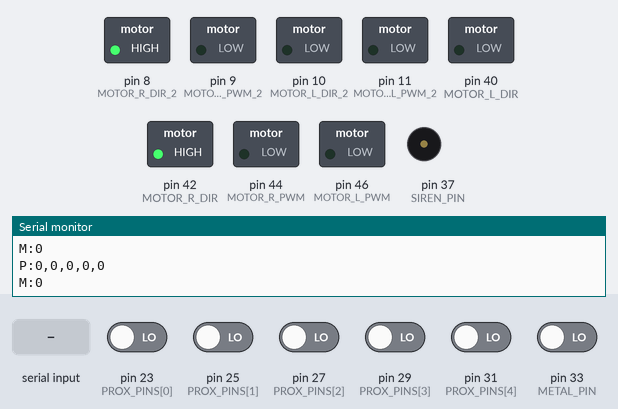
The sketch below on a simulated Arduino Mega 2560, built with avr-gcc and run on an emulated ATmega2560. On the bench: switched loads named in the sketch (green lamp = pin HIGH), buzzer (waves = sounding, pin HIGH), the last lines printed to the serial monitor. The inputs (shaded band) are chosen by the test bench; at power-on: pin 23 (PROX_PINS[0]), pin 25 (PROX_PINS[1]), pin 27 (PROX_PINS[2]), pin 29 (PROX_PINS[3]), pin 31 (PROX_PINS[4]), pin 33 (METAL_PIN) LOW.

Above: at 1.2 s.
1.3 s: pin 23 (PROX_PINS[0]) driven HIGH
At 2.4 s:
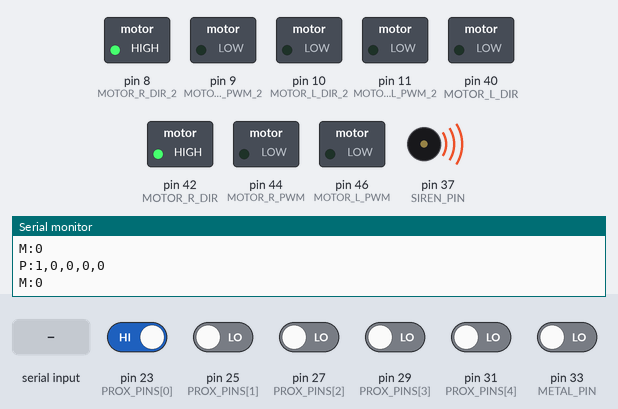
2.8 s: "s\n" received over Serial
At 3.5 s:
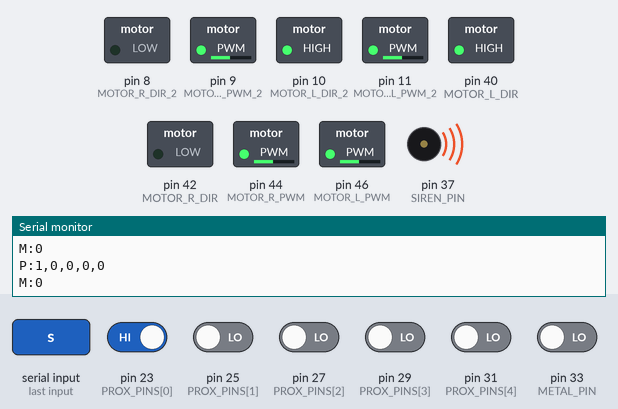
4.3 s: byte 119 ('w') received over Serial
At 4.6 s:
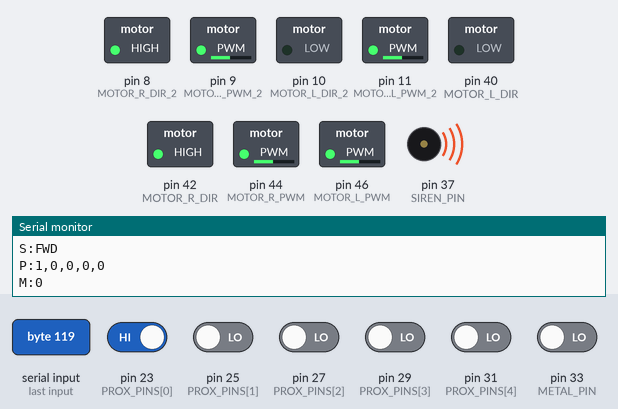
5.8 s: byte 97 ('a') received over Serial
At 7.0 s:
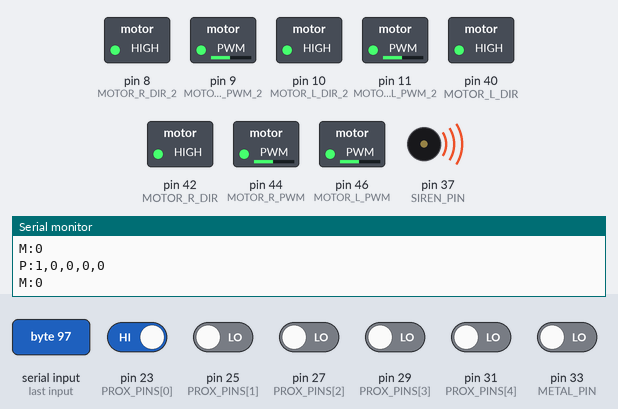
7.3 s: byte 100 ('d') received over Serial
At 8.1 s:
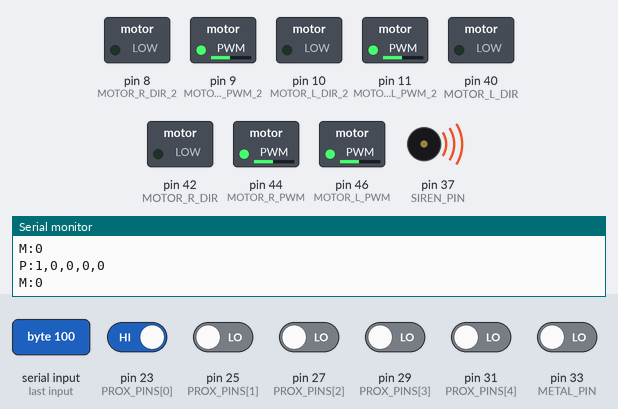
8.8 s: pin 23 (PROX_PINS[0]) driven LOW
At 9.4 s:
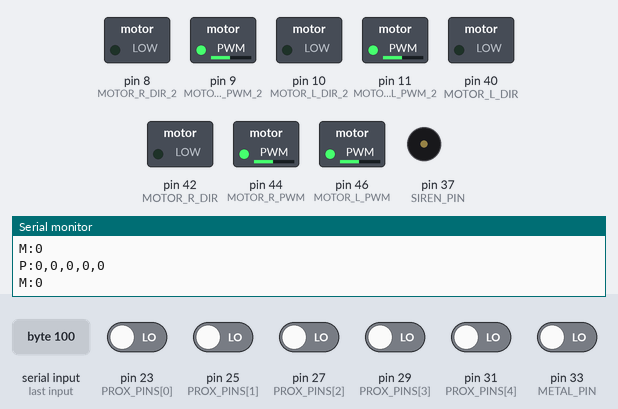
Timing chart, 0 to 11.3 s (numbered marks = the images above; inputs shaded):
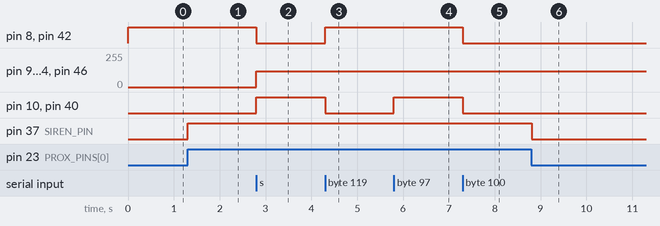

Measured:
- after the input at 1.3 s, pin 37 (SIREN_PIN): LOW → HIGH at once
- after the input at 2.8 s, pin 8 (MOTOR_R_DIR_2), pin 42 (MOTOR_R_DIR): HIGH → LOW at once; pin 9 (MOTOR_R_PWM_2), pin 11 (MOTOR_L_PWM_2), pin 44 (MOTOR_R_PWM), pin 46 (MOTOR_L_PWM): 0/255 → 120/255 at once; pin 10 (MOTOR_L_DIR_2), pin 40 (MOTOR_L_DIR): LOW → HIGH at once
- after the input at 4.3 s, pin 8 (MOTOR_R_DIR_2), pin 42 (MOTOR_R_DIR): LOW → HIGH at once; pin 10 (MOTOR_L_DIR_2), pin 40 (MOTOR_L_DIR): HIGH → LOW at once
- after the input at 5.8 s, pin 10 (MOTOR_L_DIR_2), pin 40 (MOTOR_L_DIR): LOW → HIGH at once
- after the input at 7.3 s, pin 8 (MOTOR_R_DIR_2), pin 10 (MOTOR_L_DIR_2), pin 40 (MOTOR_L_DIR), pin 42 (MOTOR_R_DIR): HIGH → LOW at once
- after the input at 8.8 s, pin 37 (SIREN_PIN): HIGH → LOW at once

The sketch:

SampleCode.ino
```cpp
/**
 * SampleCode.ino — Simple RPi serial drive + mine siren
 *
 * Minimal Arduino Mega sketch using the same pins and serial framing as
 * Minesweeper2026/Arduino/MotorController.
 *
 * What it does:
 *   - Moves the robot from Raspberry Pi serial commands (USB CDC, 115200)
 *   - Turns the 12V siren ON while metal detector OR any proximity sensor is active
 *
 * RPi command formats (same as MotorController):
 *   rp02.50,lp02.50,     forward  (rad/s, mapped open-loop to PWM)
 *   rn01.00,ln01.00,     reverse
 *   rp02.00,ln02.00,     turn left  (right +, left -)
 *   rn02.00,lp02.00,     turn right
 *   rp00.00,lp00.00,     stop
 *
 * Simple keys (Serial Monitor or RPi):
 *   w forward  s reverse  a left  d right  x stop
 *
 * Arduino -> RPi:
 *   M:0 / M:1            metal detector
 *   P:0,0,1,0,0          five proximity flags (0/1)
 *   S:READY / S:FWD ...  status
 *
 * Board: Arduino Mega 2560
 */

/* ---- Pins (MotorController Config.h) ---- */
const uint8_t MOTOR_R_PWM = 44;
const uint8_t MOTOR_R_DIR = 42;
const uint8_t MOTOR_L_PWM = 46;
const uint8_t MOTOR_L_DIR = 40;
const bool INVERT_LEFT_MOTOR = true;   // matches MotorController motorLeft_

const uint8_t MOTOR_R_PWM_2 = 9;
const uint8_t MOTOR_R_DIR_2 = 8;
const uint8_t MOTOR_L_PWM_2 = 11;
const uint8_t MOTOR_L_DIR_2 = 10;
const bool ENABLE_4WD = true;

const uint8_t METAL_PIN = 33;
const uint8_t PROX_PINS[] = {23, 25, 27, 29, 31};
const uint8_t NUM_PROX = 5;
const uint8_t SIREN_PIN = 37;

const uint8_t METAL_ACTIVE = HIGH;
const uint8_t PROX_ACTIVE = HIGH;
const uint8_t SIREN_ON = HIGH;   // SIREN_ACTIVE_HIGH

/* ---- Timing / mapping ---- */
const unsigned long BAUD = 115200;
const unsigned long SENSOR_MS = 50;
const unsigned long TELEMETRY_MS = 200;
const unsigned long CMD_TIMEOUT_MS = 1500;
const unsigned long METAL_DEBOUNCE_MS = 50;
const float MAX_WHEEL_RAD_S = 10.0f;   // rp10.00 -> PWM 255
const int KEY_PWM = 120;               // WASD open-loop speed

/* ---- Drive state ---- */
float cmd_right = 0.0f;
float cmd_left = 0.0f;
unsigned long last_cmd_ms = 0;

/* ---- Parser (rpXX.XX,lpXX.XX,) ---- */
char pending_motor = 0;
char pending_sign = 'p';
char value_buf[8];
uint8_t value_len = 0;
bool got_right = false;
bool got_left = false;
float pend_right = 0.0f;
float pend_left = 0.0f;

/* ---- Sensors ---- */
bool metal_raw = false;
bool metal_detected = false;
unsigned long metal_change_ms = 0;
bool prox_on[5] = {false, false, false, false, false};
bool mine_detected = false;
bool last_mine_detected = false;
bool last_metal = false;
bool last_prox[5] = {false, false, false, false, false};

unsigned long last_sensor_ms = 0;
unsigned long last_telem_ms = 0;

static void setMotor(uint8_t pwm_pin, uint8_t dir_pin, float pwm, bool invert) {
  pwm = constrain(pwm, -255.0f, 255.0f);
  bool forward = (pwm >= 0.0f);
  if (invert) {
    forward = !forward;
  }
  digitalWrite(dir_pin, forward ? HIGH : LOW);
  analogWrite(pwm_pin, (uint8_t)fabs(pwm));
}

static void applyDrive(float right_pwm, float left_pwm) {
  setMotor(MOTOR_R_PWM, MOTOR_R_DIR, right_pwm, false);
  setMotor(MOTOR_L_PWM, MOTOR_L_DIR, left_pwm, INVERT_LEFT_MOTOR);
  if (ENABLE_4WD) {
    setMotor(MOTOR_R_PWM_2, MOTOR_R_DIR_2, right_pwm, false);
    setMotor(MOTOR_L_PWM_2, MOTOR_L_DIR_2, left_pwm, INVERT_LEFT_MOTOR);
  }
}

static void stopDrive() {
  cmd_right = 0.0f;
  cmd_left = 0.0f;
  applyDrive(0, 0);
}

static float radsToPwm(float rad_s) {
  float pwm = (rad_s / MAX_WHEEL_RAD_S) * 255.0f;
  return constrain(pwm, -255.0f, 255.0f);
}

static void sirenWrite(bool on) {
  digitalWrite(SIREN_PIN, on ? SIREN_ON : !SIREN_ON);
}

static void applyVelCommand() {
  cmd_right = radsToPwm(pend_right);
  cmd_left = radsToPwm(pend_left);
  applyDrive(cmd_right, cmd_left);
  last_cmd_ms = millis();
  got_right = false;
  got_left = false;
}

static void finishValue() {
  value_buf[value_len] = '\0';
  float mag = atof(value_buf);
  if (pending_sign == 'n') {
    mag = -mag;
  }
  if (pending_motor == 'r') {
    pend_right = mag;
    got_right = true;
  } else if (pending_motor == 'l') {
    pend_left = mag;
    got_left = true;
  }
  pending_motor = 0;
  value_len = 0;
}

static void resetParser() {
  pending_motor = 0;
  value_len = 0;
  got_right = false;
  got_left = false;
}

static void handleKey(char c) {
  last_cmd_ms = millis();
  switch (c) {
    case 'w':
    case 'W':
      applyDrive(KEY_PWM, KEY_PWM);
      Serial.println(F("S:FWD"));
      break;
    case 's':
    case 'S':
      applyDrive(-KEY_PWM, -KEY_PWM);
      Serial.println(F("S:REV"));
      break;
    case 'a':
    case 'A':
      applyDrive(KEY_PWM, -KEY_PWM);
      Serial.println(F("S:LEFT"));
      break;
    case 'd':
    case 'D':
      applyDrive(-KEY_PWM, KEY_PWM);
      Serial.println(F("S:RIGHT"));
      break;
    case 'x':
    case 'X':
    case ' ':
      stopDrive();
      Serial.println(F("S:STOP"));
      break;
    default:
      break;
  }
}

static void processSerial() {
  while (Serial.available() > 0) {
    char c = (char)Serial.read();

    if (pending_motor == 0) {
      if (c == 'r' || c == 'l') {
        pending_motor = c;
        pending_sign = 'p';
        value_len = 0;
        continue;
      }
      if (c == '\n' || c == '\r') {
        if (got_right && got_left) {
          applyVelCommand();
        }
        continue;
      }
      if (c == 'w' || c == 'W' || c == 'a' || c == 'A' || c == 's' || c == 'S' ||
          c == 'd' || c == 'D' || c == 'x' || c == 'X' || c == ' ') {
        handleKey(c);
      }
      continue;
    }

    /* After r/l: expect p or n, then digits, then comma */
    if (pending_sign == 'p' && value_len == 0 && (c == 'p' || c == 'n')) {
      pending_sign = c;
      continue;
    }

    if ((c >= '0' && c <= '9') || c == '.') {
      if (value_len < sizeof(value_buf) - 1) {
        value_buf[value_len++] = c;
      }
      continue;
    }

    if (c == ',') {
      finishValue();
      if (got_right && got_left) {
        applyVelCommand();
      }
      continue;
    }

    if (c == '\n' || c == '\r') {
      if (value_len > 0) {
        finishValue();
      }
      if (got_right && got_left) {
        applyVelCommand();
      }
      resetParser();
      continue;
    }

    resetParser();
  }
}

static void updateSensors() {
  bool metal_now = (digitalRead(METAL_PIN) == METAL_ACTIVE);
  unsigned long now = millis();
  if (metal_now != metal_raw) {
    metal_raw = metal_now;
    metal_change_ms = now;
  }
  if (now - metal_change_ms >= METAL_DEBOUNCE_MS) {
    metal_detected = metal_raw;
  }

  bool any_prox = false;
  for (uint8_t i = 0; i < NUM_PROX; ++i) {
    prox_on[i] = (digitalRead(PROX_PINS[i]) == PROX_ACTIVE);
    if (prox_on[i]) {
      any_prox = true;
    }
  }

  mine_detected = metal_detected || any_prox;
  sirenWrite(mine_detected);

  if (metal_detected != last_metal) {
    Serial.print(F("M:"));
    Serial.println(metal_detected ? 1 : 0);
    last_metal = metal_detected;
  }

  if (mine_detected && !last_mine_detected) {
    Serial.println(F("S:MINE"));
  } else if (!mine_detected && last_mine_detected) {
    Serial.println(F("S:CLEAR"));
  }
  last_mine_detected = mine_detected;
}

static void sendTelemetry() {
  Serial.print(F("P:"));
  for (uint8_t i = 0; i < NUM_PROX; ++i) {
    Serial.print(prox_on[i] ? 1 : 0);
    if (i + 1 < NUM_PROX) {
      Serial.print(',');
    }
  }
  Serial.println();
  Serial.print(F("M:"));
  Serial.println(metal_detected ? 1 : 0);
}

void setup() {
  pinMode(MOTOR_R_PWM, OUTPUT);
  pinMode(MOTOR_R_DIR, OUTPUT);
  pinMode(MOTOR_L_PWM, OUTPUT);
  pinMode(MOTOR_L_DIR, OUTPUT);
  pinMode(MOTOR_R_PWM_2, OUTPUT);
  pinMode(MOTOR_R_DIR_2, OUTPUT);
  pinMode(MOTOR_L_PWM_2, OUTPUT);
  pinMode(MOTOR_L_DIR_2, OUTPUT);

  pinMode(METAL_PIN, INPUT);
  for (uint8_t i = 0; i < NUM_PROX; ++i) {
    pinMode(PROX_PINS[i], INPUT);
  }

  pinMode(SIREN_PIN, OUTPUT);
  sirenWrite(false);
  stopDrive();

  Serial.begin(BAUD);
  metal_change_ms = millis();
  last_cmd_ms = millis();
  Serial.println(F("S:READY"));
  Serial.println(F("S:SampleCode  rp02.50,lp02.50,  or  w a s d x"));
}

void loop() {
  processSerial();

  unsigned long now = millis();
  if (now - last_cmd_ms >= CMD_TIMEOUT_MS) {
    if (cmd_right != 0.0f || cmd_left != 0.0f) {
      stopDrive();
      Serial.println(F("S:TIMEOUT"));
    }
  }

  if (now - last_sensor_ms >= SENSOR_MS) {
    last_sensor_ms = now;
    updateSensors();
  }

  if (now - last_telem_ms >= TELEMETRY_MS) {
    last_telem_ms = now;
    sendTelemetry();
  }
}
```
